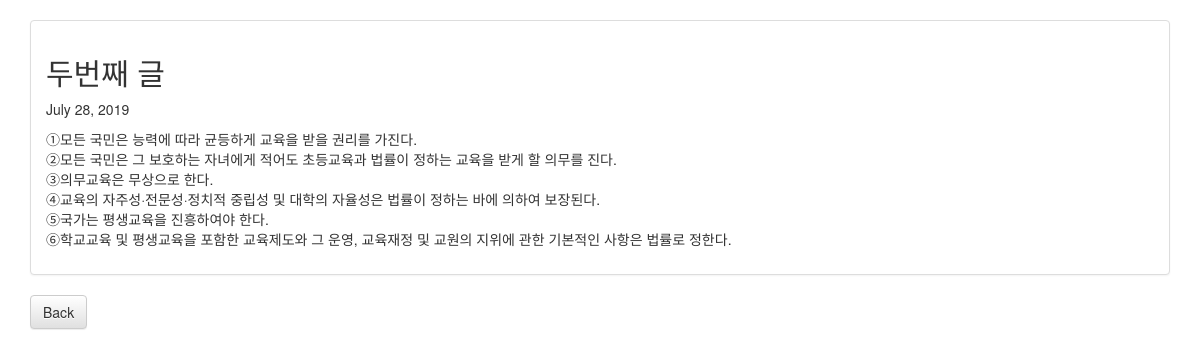
Page /blog/2 on the committed database.
### blog/models.py (models this page shows, shortened)
class Blog(models.Model):
    title = models.CharField(max_length = 200)
    pub_date = models.DateField('date published')
    body = models.TextField()

### blog/views.py (the view)
# urls.py: path('<int:blog_id>', views.detail, name = 'detail'),
def detail(request, blog_id):
    blog_detail = get_object_or_404(Blog, pk=blog_id)
    return render(request, 'detail.html', {'blog':blog_detail})

### blog/templates/detail.html
{% extends 'base.html' %}
{% block content %}
    <div class="panel panel-default">
        <div class="panel-body">
            <div class="blog-main">
                <h2 class="blog-post-title">
                    {{blog.title}}
                </h2>
                <p class="blog-post-meta">
                   {{blog.pub_date}}
                </p>
                <p>{{blog.body|linebreaks}}</p>
            </div>
        </div>
    </div>
    <a href="{% url 'home'  %}" class="btn btn-default">Back</a>
{% endblock content %}

### rows in the picture
Blog: title "두번째 글", pub_date "July 28, 2019", body "①모든 국민은 능력에 따라 균등하게 교육을 받을 권리를 가진다. ②모든 국민은 그 보호하는 자녀에게 적어도 초등교육과 법률이 정하는 교육을 받게 할 의무를 진다. ③의무교육은 무상으로 한다. ④교육의 자주성·전문성·정치적 중립성 및 대학의 자율성은 법률이 정하는 바에 의하여 보장된다. ⑤국가는 평생교육을 진흥하여야 한다. ⑥학교교육 및 평생교육을 포함한 교육제도와 그 운영, 교육재정 및 교원의 지위에 관한 기본적인 사항은 법률로 정한다."
